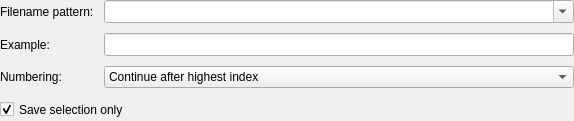
<?xml version="1.0" encoding="UTF-8"?>
<ui version="4.0">
 <class>SaveBlocksWidgetBase</class>
 <widget class="QWidget" name="SaveBlocksWidgetBase">
  <property name="geometry">
   <rect>
    <x>0</x>
    <y>0</y>
    <width>574</width>
    <height>121</height>
   </rect>
  </property>
  <property name="sizePolicy">
   <sizepolicy hsizetype="Minimum" vsizetype="Minimum">
    <horstretch>0</horstretch>
    <verstretch>0</verstretch>
   </sizepolicy>
  </property>
  <property name="windowTitle">
   <string>Form1</string>
  </property>
  <layout class="QGridLayout">
   <property name="margin">
    <number>0</number>
   </property>
   <item row="3" column="0" colspan="2">
    <widget class="QCheckBox" name="chkSelectionOnly">
     <property name="sizePolicy">
      <sizepolicy hsizetype="MinimumExpanding" vsizetype="Minimum">
       <horstretch>0</horstretch>
       <verstretch>0</verstretch>
      </sizepolicy>
     </property>
     <property name="whatsThis">
      <string>If checked, &lt;b&gt;save only the blocks that overlap with the current selection&lt;/b&gt;, otherwise the whole file. &lt;br&gt;&lt;i&gt;Please note that this option is disabled if nothing is selected or the selection already covers the whole file.&lt;/i&gt;</string>
     </property>
     <property name="text">
      <string>Save selection only</string>
     </property>
     <property name="checked">
      <bool>true</bool>
     </property>
    </widget>
   </item>
   <item row="2" column="0">
    <widget class="QLabel" name="lblNumbering">
     <property name="text">
      <string>Numbering:</string>
     </property>
     <property name="wordWrap">
      <bool>false</bool>
     </property>
    </widget>
   </item>
   <item row="2" column="1">
    <widget class="KComboBox" name="cbNumbering">
     <property name="sizePolicy">
      <sizepolicy hsizetype="MinimumExpanding" vsizetype="Minimum">
       <horstretch>0</horstretch>
       <verstretch>0</verstretch>
      </sizepolicy>
     </property>
     <property name="whatsThis">
      <string>Determines how the &lt;b&gt;numbering of the files&lt;/b&gt; should happen:&lt;ul&gt;
&lt;li&gt;Continue after the &lt;b&gt;highest index&lt;/b&gt; that can be found, avoiding collisions with existing files&lt;/li&gt;
&lt;li&gt;Always start numbering from &lt;b&gt;one&lt;/b&gt;, possibly colliding with already existing files&lt;/li&gt;
&lt;/ul&gt;</string>
     </property>
     <property name="editable">
      <bool>false</bool>
     </property>
     <property name="duplicatesEnabled">
      <bool>false</bool>
     </property>
     <item>
      <property name="text">
       <string>Continue after highest index</string>
      </property>
     </item>
     <item>
      <property name="text">
       <string>Always start with 1, overwrite if necessary</string>
      </property>
     </item>
    </widget>
   </item>
   <item row="1" column="1">
    <widget class="KLineEdit" name="txtExample">
     <property name="enabled">
      <bool>true</bool>
     </property>
     <property name="sizePolicy">
      <sizepolicy hsizetype="MinimumExpanding" vsizetype="Minimum">
       <horstretch>0</horstretch>
       <verstretch>0</verstretch>
      </sizepolicy>
     </property>
     <property name="whatsThis">
      <string>Example of the first file name that will be saved, using the file name pattern above and the numbering below</string>
     </property>
     <property name="readOnly">
      <bool>true</bool>
     </property>
    </widget>
   </item>
   <item row="1" column="0">
    <widget class="QLabel" name="lblExample">
     <property name="sizePolicy">
      <sizepolicy hsizetype="Minimum" vsizetype="Minimum">
       <horstretch>0</horstretch>
       <verstretch>0</verstretch>
      </sizepolicy>
     </property>
     <property name="text">
      <string>Example:</string>
     </property>
     <property name="wordWrap">
      <bool>false</bool>
     </property>
    </widget>
   </item>
   <item row="0" column="1">
    <widget class="KComboBox" name="cbPattern">
     <property name="sizePolicy">
      <sizepolicy hsizetype="MinimumExpanding" vsizetype="Minimum">
       <horstretch>0</horstretch>
       <verstretch>0</verstretch>
      </sizepolicy>
     </property>
     <property name="whatsThis">
      <string>&lt;p&gt;Select the pattern that is used to create the filename of each saved block. It currently understands the following placeholders:&lt;/p&gt;
&lt;ul&gt;
&lt;li&gt;&lt;tt&gt;&lt;b&gt;[%filename]&lt;/b&gt;&lt;/tt&gt;name of the file, without the path&lt;/li&gt;
&lt;li&gt;&lt;tt&gt;&lt;b&gt;[&lt;/b&gt;%&lt;i&gt;0&lt;/i&gt;&lt;/tt&gt;&lt;i&gt;N&lt;/i&gt;&lt;tt&gt;&lt;b&gt;nr]&lt;/b&gt;&lt;/tt&gt;the index of the file, optionally with leading zeroes (if &lt;tt&gt;'0&lt;/tt&gt;' prepended) and optionally a fixed number of digits (&lt;tt&gt;N&lt;/tt&gt;)&lt;/li&gt;
&lt;li&gt;&lt;tt&gt;&lt;b&gt;[%&lt;/b&gt;&lt;i&gt;0&lt;/i&gt;&lt;i&gt;N&lt;/i&gt;&lt;b&gt;count]&lt;/b&gt;&lt;/tt&gt;the number of files that will be saved&lt;/li&gt;
&lt;li&gt;&lt;tt&gt;&lt;b&gt;[%&lt;/b&gt;&lt;i&gt;0&lt;/i&gt;&lt;i&gt;N&lt;/i&gt;&lt;b&gt;total]&lt;/b&gt;&lt;/tt&gt;the highest index within the files that will be saved&lt;/li&gt;
&lt;/ul&gt;</string>
     </property>
     <property name="editable">
      <bool>true</bool>
     </property>
     <property name="duplicatesEnabled">
      <bool>false</bool>
     </property>
    </widget>
   </item>
   <item row="0" column="0">
    <widget class="QLabel" name="lblPattern">
     <property name="text">
      <string>Filename pattern:</string>
     </property>
     <property name="wordWrap">
      <bool>false</bool>
     </property>
    </widget>
   </item>
  </layout>
 </widget>
 <layoutdefault spacing="10" margin="10"/>
 <customwidgets>
  <customwidget>
   <class>KComboBox</class>
   <extends>QComboBox</extends>
   <header>kcombobox.h</header>
  </customwidget>
  <customwidget>
   <class>KLineEdit</class>
   <extends>QLineEdit</extends>
   <header>klineedit.h</header>
  </customwidget>
 </customwidgets>
 <tabstops>
  <tabstop>cbPattern</tabstop>
  <tabstop>txtExample</tabstop>
  <tabstop>cbNumbering</tabstop>
  <tabstop>chkSelectionOnly</tabstop>
 </tabstops>
 <includes>
  <include location="global">klocale.h</include>
 </includes>
 <resources/>
 <connections/>
</ui>
